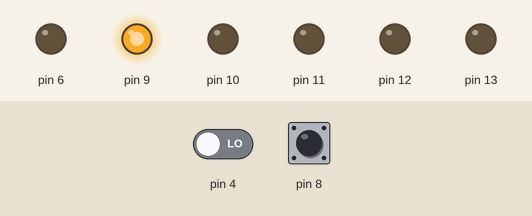
This program was run on a simulated Arduino Uno, built with avr-gcc and run on an emulated ATmega328P. Shown: output pins drawn as LEDs (lit = HIGH). The test bench sets the inputs (shaded band); at power-on: pin 4 LOW, pin 8 HIGH. What the program prints to the serial monitor is not drawn. At 13.0 s the program stops and its outputs stay as they are.

Above: at 0.1 s.
Timing chart, 0 to 3.5 s (numbered marks = the images above):
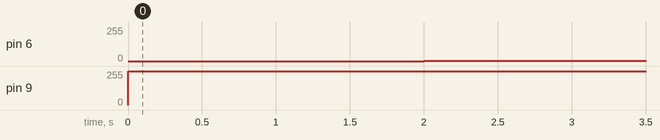

The program:

main.cpp
```cpp
#include <Arduino.h>
#include <SensorInclinacion.h>
#include <SensorLlama.h>
#include <ReceptorInfrarrojos.h>
#include <TransmisorInfrarrojos.h>
#include <SensorTempHum.h>
#include <IRremote.h>

//APLICACIÓN: Laboratorio o fábrica cuyos procesos llevados a cabo o de manufactura requieren detectar
//temperaturas, humedad en el sistema, inclinaciones, detector de llama e infrarrojos.

int brightnessSensor1;
int brightnessSensor2;
int lecturaSensor3;
IRsend irsend1;
IRrecv irrecv1;
byte result1;
byte result2;
byte result3;
SensorInclinacion sensor1(9,8); //Creación objetos
SensorInclinacion sensor2(6,7);
SensorLlama sensor3(13,A0,10);
SensorInclinacion sensor4(11,12);
SensorInclinacion sensor5(3,4);
ReceptorInfrarrojos sensor6(5);
TransmisorInfrarrojos sensor7(irsend1);
SensorTempHum sensor8(11); //Debido a que se acabaron los pines del Arduino Uno repito
SensorTempHum sensor9(12); //Debido a que se acabaron los pines del Arduino Uno repito
SensorTempHum sensor10(13); //Debido a que se acabaron los pines del Arduino Uno repito

void setup() {
  sensor1.inicializacion();
  sensor2.inicializacion();
  brightnessSensor1 = 0;
  sensor3.initialization();
  irsend1 = sensor7.inicializacionTI();
  irrecv1 = sensor6.inicializacionRI();
  sensor8.inicializacionSTH();
  sensor9.inicializacionSTH();
  sensor10.inicializacionSTH();
}

void loop() {
  //Código funcional magic cup light effect. Se evalúa la señal del sensor 1 y en base a esto
  //se modifica el brightness del sensor 2 para generar la ilusión de transmisión de luz de un sensor a otro.
  sensor1.deteccion();
  brightnessSensor1 = sensor1.setBrightness();
  sensor1.setBrightnessLed(brightnessSensor1);
  delay (2000);
  sensor2.setBrightnessLed(255- brightnessSensor1);
  delay (2000);
  //Otra aplicación puede emplear solo los métodos de deteccion con cada sensor para detectar las inclinaciones
  //en cada uno y encender o apagar sus LEDs  a modo de indicativo según corresponda.
  sensor3.detection();
  lecturaSensor3 = sensor3.measurement();
  sensor3.LEDdetection(lecturaSensor3);
  delay (1500);
  sensor4.deteccion();
  sensor5.deteccion();
  sensor7.envio(irsend1);
  sensor6.resultados(irrecv1);
  result1 = sensor8.readdata();
  result2 = sensor9.readdata();
  result3 = sensor10.readdata();
  sensor8.start_test(result1);
  sensor9.start_test(result2);
  sensor10.start_test(result3);
  sensor8.humedad();
  sensor9.humedad();
  sensor10.humedad();
  sensor8.temperatura();
  sensor9.temperatura();
  sensor10.temperatura();

}
```

ReceptorInfrarrojos.cpp
```cpp
#include <IRremote.h>
#include "ReceptorInfrarrojos.h"
#include <Arduino.h>

ReceptorInfrarrojos::ReceptorInfrarrojos(int RECVPIN){ //Constructor
    this->RECVPIN = RECVPIN;
  }

  IRrecv ReceptorInfrarrojos::inicializacionRI(){
    Serial.begin(9600);
    IRrecv irrecv(RECVPIN);
    irrecv.enableIRIn(); // Inicia el receptor
    return irrecv;
  }

  IRrecv ReceptorInfrarrojos::resultados(IRrecv irrecv){
    if (irrecv.decode(&results)) {
		Serial.println(results.value, HEX);
		irrecv.resume();
	}
	delay (100);
  }
```

ReceptorInfrarrojos.h
```cpp
#include <Arduino.h>
#ifndef RECEPTORINFRARROJOS_H
#define RECEPTORINFRARROJOS_H

class ReceptorInfrarrojos {
private:
int RECVPIN;
decode_results results;

public:
ReceptorInfrarrojos(int RECVPIN); //Constructor
IRrecv inicializacionRI();
IRrecv resultados(IRrecv irrecv);

};

#endif
```

SensorInclinacion.cpp
```cpp
#include "SensorInclinacion.h"
#include <Arduino.h>

SensorInclinacion::SensorInclinacion(int led, int sensor){ //Constructor
    this->led = led;
    this->sensor = sensor;
  }

  void SensorInclinacion::inicializacion(){
    pinMode(led, OUTPUT);
    pinMode(sensor, INPUT);
    digitalWrite(sensor, HIGH);
    digitalWrite(estadoSensor, LOW);
  }

  void SensorInclinacion::deteccion(){
     estadoSensor = digitalRead(sensor);
     if (estadoSensor == HIGH){
       digitalWrite (led, HIGH); //Se enciende el LED cuando detecta inclinación alguna
       brightness = 255;
       Serial.print("Inclinación detectada");
       } else {
         digitalWrite (led, LOW);
         brightness = 0;
         }
    }

  int SensorInclinacion::setBrightness(){
     estadoSensor = digitalRead(sensor);
      if (estadoSensor == HIGH && brightness != 0){
        brightness --;
      } else if (estadoSensor == LOW && brightness != 255){
        brightness ++;
      }
      return brightness;
    }

    int SensorInclinacion::setBrightnessLed(int brightness){
      analogWrite(led, brightness);
    }
```

SensorInclinacion.h
```cpp
#include <Arduino.h>
#ifndef SENSORINCLINACION_H
#define SENSORINCLINACION_H

class SensorInclinacion {
private:
int led;
int sensor;
int estadoSensor;
int brightness;

public:
SensorInclinacion(int led, int sensor); //Constructor
void inicializacion();
void deteccion();
int setBrightness();
int setBrightnessLed(int brightness);

};

#endif
```

SensorLlama.cpp
```cpp
#include "SensorLlama.h"
#include <Arduino.h>

SensorLlama::SensorLlama(int digitalPin, int analogPin, int led2){ //Constructor
    this->digitalPin = digitalPin;
    this->analogPin = analogPin;
    this->led2 = led2;
  }

  void SensorLlama::initialization(){
    Serial.begin(9600);
    pinMode(digitalPin, INPUT);
    pinMode(led2, OUTPUT);
  }

  void SensorLlama::detection(){
      int estado = digitalRead(digitalPin);
      if (estado == HIGH) {
      Serial.println("Alarma: Detección");
      }
      delay(1000);
  }

  int SensorLlama::measurement(){
      int lectura = analogRead(analogPin);
      Serial.println(lectura);
      delay (1000);
      return lectura;
  }

  int SensorLlama::LEDdetection(int lectura){
      if(lectura < 500) { // Detección de flama para rangos establecidos
      digitalWrite(led2, HIGH); // Enciende el LED a modo de alarma
      } else {
          digitalWrite(led2, LOW); // Apaga el LED
          }
  }
```

SensorLlama.h
```cpp
#include <Arduino.h>
#ifndef SENSORLLAMA_H
#define SENSORLLAMA_H

class SensorLlama {
private:
int led2;
int digitalPin;
int analogPin;
int estado;
int lectura;

public:
SensorLlama(int digitalPin, int analogPin, int led2); //Constructor
void initialization();
void detection();
int measurement();
int LEDdetection(int lectura);

};

#endif
```

SensorTempHum.cpp
```cpp
#include "SensorTempHum.h"
#include <Arduino.h>

SensorTempHum::SensorTempHum(int DHpin){ //Constructor
    this->DHpin = DHpin;
  }

  void SensorTempHum::inicializacionSTH(){
    Serial.begin(9600);
    pinMode(DHpin, OUTPUT);
  }

  byte SensorTempHum::readdata() {
  byte i = 0;
  byte result = 0;
  for (i = 0; i < 8; i++) {
      while (digitalRead(DHpin) == LOW); // wait 50us
      delayMicroseconds(30); //The duration of the high level is judged to determine whether the data is '0' or '1'
      if (digitalRead(DHpin) == HIGH)
        result |= (1 << (8 - i)); //High in the former, low in the post
    while (digitalRead(DHpin) == HIGH); //Data '1', waiting for the next bit of reception
    }
  return result;
}

byte SensorTempHum::start_test(byte result) {
  digitalWrite(DHpin, LOW); //Pull down the bus to send the start signal
  delay(30); //The delay is greater than 18 ms so that DHT 11 can detect the start signal
  digitalWrite(DHpin, HIGH);
  delayMicroseconds(40); //Wait for DHT11 to respond
  pinMode(DHpin, INPUT);
  while(digitalRead(DHpin) == HIGH);
  delayMicroseconds(80); //The DHT11 responds by pulling the bus low for 80us;

  if(digitalRead(DHpin) == LOW)
    delayMicroseconds(80); //DHT11 pulled up after the bus 80us to start sending data;
  for(int i = 0; i < 5; i++) //Receiving temperature and humidity data, check bits are not considered;
    dat[i] = result;
  pinMode(DHpin, OUTPUT);
  digitalWrite(DHpin, HIGH); //After the completion of a release of data bus, waiting for the host to start the next signal
}

void SensorTempHum::humedad(){
  Serial.print("Humidity sensor= ");
  Serial.print(dat[0], DEC); //Displays the integer bits of humidity;
  Serial.print('.');
  Serial.print(dat[1], DEC); //Displays the decimal places of the humidity;
  Serial.println('%');
}

void SensorTempHum::temperatura(){
  Serial.print("Temperature sensor= ");
  Serial.print(dat[2], DEC); //Displays the integer bits of temperature;
  Serial.print('.');
  Serial.print(dat[3], DEC); //Displays the decimal places of the temperature;
  Serial.println('C');
}
```

SensorTempHum.h
```cpp
#include <Arduino.h>
#ifndef SENSORTEMPHUM_H
#define SENSORTEMPHUM_H

class SensorTempHum {
private:
int DHpin;
byte dat[5];

public:
SensorTempHum(int DHpin); //Constructor
void inicializacionSTH();
byte readdata ();
byte start_test(byte result);
void humedad();
void temperatura();

};

#endif
```

TransmisorInfrarrojos.cpp
```cpp
#include <IRremote.h>
#include "TransmisorInfrarrojos.h"
#include <Arduino.h>

TransmisorInfrarrojos::TransmisorInfrarrojos(IRsend irsend){ //Constructor
    this->irsend = irsend;
  }

  IRsend TransmisorInfrarrojos::inicializacionTI(){
    Serial.begin(9600);
    IRsend irsend;
    return irsend;
  }

  IRsend TransmisorInfrarrojos::envio(IRsend irsend) {
    for (int i = 0; i < 50; i++) {
     irsend.sendSony(0xa90, 12); // Sony TV power code
     delay(40);
    }
  }
```

TransmisorInfrarrojos.h
```cpp
#include <Arduino.h>
#ifndef TRANSMISORINFRARROJOS_H
#define TRANSMISORINFRARROJOS_H

class TransmisorInfrarrojos {
private:
IRsend irsend;

public:
TransmisorInfrarrojos(IRsend irsend); //Constructor
IRsend inicializacionTI();
IRsend envio(IRsend irsend);

};

#endif
```

Measured:
- by itself, pin 6: 0/255 → 1/255 at 2.0 s
- by itself, pin 9: 0/255 → 254/255 at 0.00 s
